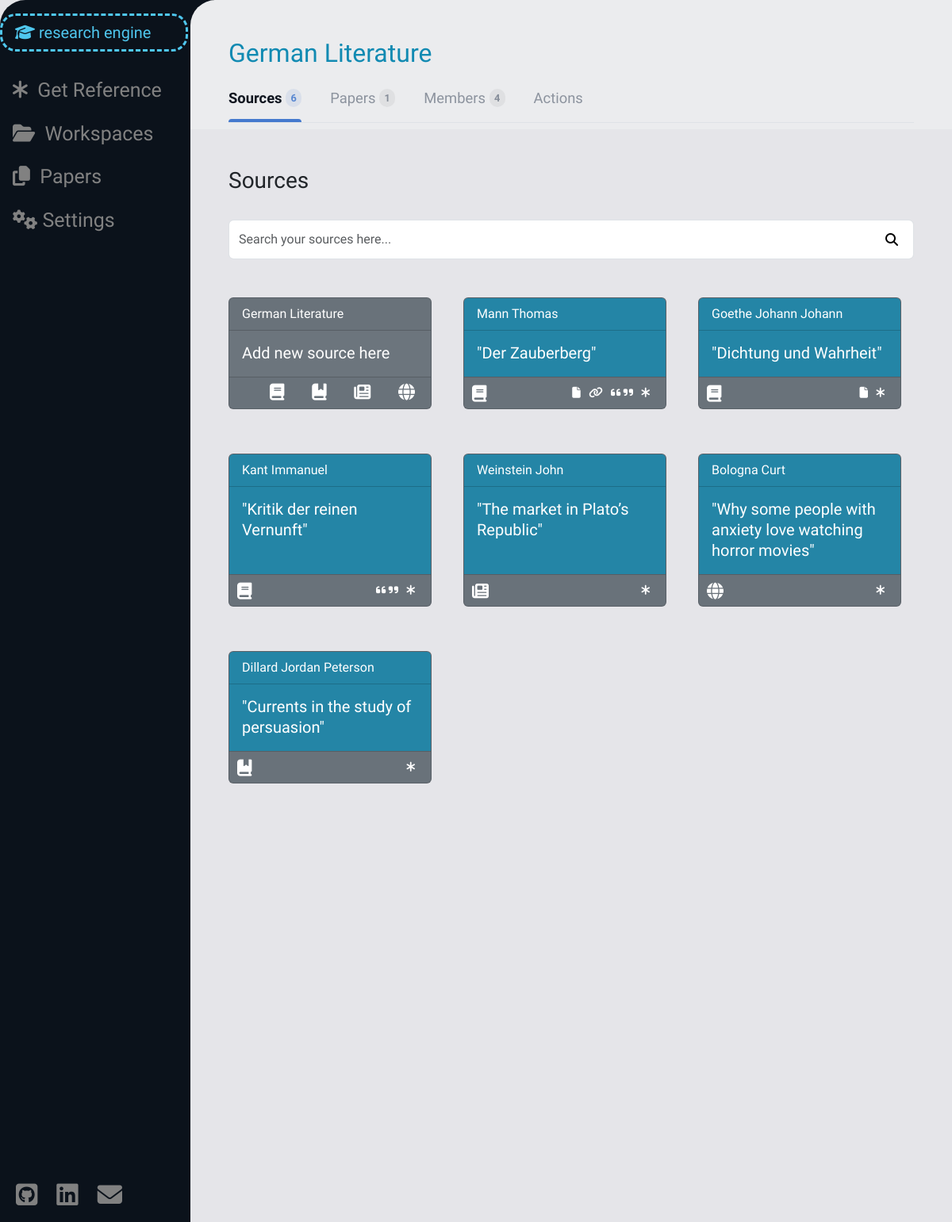
/work_space/31 (signed in), run on the app's committed database.
### work_space/models.py (models this page shows, shortened)
class WorkSpace(models.Model):
    owner = models.ForeignKey(User, on_delete=models.CASCADE, related_name="work_spaces")
    members = models.ManyToManyField(User, related_name="guest_work_spaces")
    title = models.CharField(max_length=50)
    archived = models.BooleanField(default=False)
    def __str__(self):
        return self.title
    def get_user_status(self, user: User) -> str | None:
        if user == self.owner:
            return "owner"
        elif user in self.members.all():
            return "member"
        return None

### bookshelf/models.py (models this page shows, shortened)
class Source(models.Model):
    real_type = models.ForeignKey(ContentType, editable=False, on_delete=models.CASCADE)
    work_space = models.ForeignKey(WorkSpace, on_delete=models.CASCADE, related_name="sources")
    user = models.ForeignKey(User, on_delete=models.CASCADE, related_name="sources")
    title = models.CharField(max_length=100)
    author = models.CharField(max_length=70, blank=True)
    year = models.CharField(max_length=4, blank=True)
    link = models.URLField(max_length=40, blank=True)
    has_file = models.BooleanField(default=False)
    def cast(self):
        return self.real_type.get_object_for_this_type(pk=self.pk)
    def get_file(self) -> SourceFile | None:
        try:
            return SourceFile.objects.get(source=self)
        except ObjectDoesNotExist:
            return None
    def get_type(self) -> str:
        source_type = self.cast()
        match source_type:
            case Book():
                return "book"
            case Article():
                return"article"
            case Chapter():
                return "chapter"
            case Webpage():
                return "webpage"

### work_space/views.py (the view)
# urls.py: path("work_space/<int:space_id>", views.work_space_view, name="space_view"),
@login_required
def work_space_view(request, space_id):
    space = check_work_space(space_id, request.user)
    members = space.members.all()
    sources = get_work_space_sources(space)
    space_papers = space.papers.filter(archived=False)
    work_space_data = {
        "space": space,
        "sources": sources,
        "space_papers": space_papers,
        "owner": space.owner,
        "members": members,
        "user_status": space.get_user_status(request.user),
        "number_of_members": len(members) + 1, # 1 = Owner
        "space_has_sources": bool(sources),
        "number_of_sources": len(sources),
        "number_of_papers": len(space_papers),
        "new_paper_form": NewPaperForm(),
        "book_form": BookForm(),
        "article_form": ArticleForm(),
        "chapter_form": ChapterForm(),
        "webpage_form": WebpageForm(),
        "rename_form": RenameSpaceForm().set_initial(space.title),
        "work_spaces": get_user_work_spaces(request.user),
        "papers": get_user_papers(request.user),
    }
    return render(request, "work_space.html", work_space_data)

### paper_work/forms.py (shortened to what this page needs)
class NewPaperForm(forms.Form):
    title = forms.CharField(widget=forms.TextInput(attrs={
        "type": "text",
        "id": "title-field",
        "class": CLASS_,
        "autocomplete": "off",
        "placeholder": "Paper title"})
    )

### bookshelf/forms.py
class BookForm(CommonFields):
    source_type = SourceTypes.book
    title = forms.CharField(widget=forms.TextInput(attrs={
        "type": "text",
        "id": "title-field",
        "class": CLASS_,
        "autocomplete": "off",
        "placeholder": "Book title"})
    )
    publishing_house = forms.CharField(widget=forms.TextInput(attrs={
        "type": "text",
        "id": "publishing-house-field",
        "class": CLASS_,
        "autocomplete": "off",
        "placeholder": "Publishing House"})
    )
    year = forms.IntegerField(widget=forms.NumberInput(attrs={
        "type": "number",
        "id": "book-year-field",
        "class": CLASS_,
        "autocomplete": "off",
        "placeholder": "Publishing year"})
    )

### paper_work/models.py (called while the page is built)
    def __str__(self):
        return self.title

### user_management/helpers.py (called while the page is built)
def get_user_work_spaces(user: User, archived=False) -> list:
    return list(user.work_spaces.filter(archived=archived)) + list(user.guest_work_spaces.filter(archived=archived))

def get_user_papers(user: User, archived=False):
    return user.papers.filter(archived=archived)

### user_management/models.py (called while the page is built)
    def __str__(self):
        return f"{self.first_name} {self.last_name}"

### utils/verification.py (called while the page is built)
def check_work_space(space_id: int, user: User) -> WorkSpace | Http404 | PermissionDenied:
    try:
        space = WorkSpace.objects.get(pk=space_id)
    except ObjectDoesNotExist:
        raise Http404
    else:
        if space.owner != user and user not in space.members.all():
            raise PermissionDenied
    return space

### work_space/forms.py (called while the page is built)
    def set_initial(self, space_title: str):
        self.fields["title"].initial = space_title
        return self

### work_space/view_helpers.py (called while the page is built)
def get_work_space_sources(space: WorkSpace) -> list:
    sources: list = []
    for source in space.sources.all():
        source: Source
        source_dict: dict = model_to_dict(source)
        source_dict["type"] = source.get_type()
        if source.has_file:
            source_dict["file_id"] = source.get_file().pk
        else:
            source_dict["file_id"] = None
        if source.quotes.all():
            source_dict["has_quotes"] = True
        else:
            source_dict["has_quotes"] = False
        sources.append(source_dict)
    return sources

### templates/work_space.html (shortened to what this page needs)
{% extends "layout.html" %}
{% load static %}
{% block header %}
   {{ space }}&nbsp;
{% endblock %}
{% block nav_links %}
    <nav class="nav-tabs" id="nav-tabs">
        <a onclick="show_workspace_area('sources-area');return false" href="#" type="button" class="active">
            Sources&nbsp;<span>{{ number_of_sources }}</span>
        </a>
        <a onclick="show_workspace_area('papers-area');return false" href="#" type="button">
            Papers&nbsp;<span>{{ number_of_papers }}</span>
        </a>
        <a onclick="show_workspace_area('members-area');return false" href="#" type="button">
            Members&nbsp;<span>{{ number_of_members }}</span>
        </a>
        <a onclick="show_workspace_area('actions-area');return false" href="#" type="button">
            Actions
        </a>
    </nav>
{% endblock %}
{% block body %}
    <div class="workspace-area" id="sources-area">
        <h3>Sources</h3><br>
        {% if sources %}
            <div class="sources-search">
                <i class="fa fa-search"></i>
                <input onkeyup="search_source()" id="search-box" class="form-control form-input" type="text" placeholder="Search your sources here...">
            </div>
            <br><br>
        {% endif %}
        <div id="sources-container">
            <div class="card text-bg-secondary mb-3 pointy-cursor new-source-card" data-bs-toggle="modal" data-bs-target="#new-source">
                <div class="card-header">{{ space }}</div>
                <div class="card-body">
                    <h5 class="card-title source-button">Add new source here</h5>
                </div>
                <div class="card-footer source-card-footer">
                    <small class="text-body-secondary source-incons-div">
                        <div class="source-icons">
                            <div class="source-icon">
                                <span></span>
                            </div>&nbsp;&nbsp;&nbsp;&nbsp;&nbsp;&nbsp;&nbsp;&nbsp;
                            <div class="source-icon">
                                <span></span>
                            </div>&nbsp;&nbsp;&nbsp;&nbsp;&nbsp;&nbsp;&nbsp;&nbsp;
                            <div class="source-icon">
                                <span></span>
                            </div>&nbsp;&nbsp;&nbsp;&nbsp;&nbsp;&nbsp;&nbsp;&nbsp;
                            <div class="source-icon">
                                <span></span>
                            </div>
                        </div>
                    </small>
                </div>
            </div>
            {% for source in sources %}
                <div onclick="load_and_show_source_space('{{ source.id }}')" id="source-card-{{ source.id }}" class="card text-bg-secondary mb-3 pointy-cursor source-card" data-bs-toggle="modal" data-bs-target="#source-space-modal-{{ source.id }}">
                    <div class="card-header source-author">{{ source.author }}</div>
                    <div class="card-body source-card-body">
                        <h5 class="card-title source-button source-title">"{{ source.title }}"</h5>
                    </div>
                    <div class="card-footer source-card-footer">
                        <small class="text-body-secondary">
                            <div class="source-icons">
                                <div class="source-type-icon">
                                    {% if source.type == 'book' %}
                                    <span></span>
                                    {% elif source.type == 'article' %}
                                        <span></span>
                                    {% elif source.type == 'chapter' %}
                                        <span></span>
                                    {% elif source.type == 'webpage' %}
                                        <span></span>
                                    {% endif %}
                                </div>
                                {% if source.has_file %}
                                    <div class="source-icon">
                                        <i class="fa-solid fa-file"></i>
                                    </div>&nbsp;
                                {% endif %}
                                {% if source.link %}
                                    <div class="source-icon">
                                        <i class="fa-solid fa-link"></i>
                                    </div>&nbsp;
                                {% endif %}
                                {% if source.has_quotes %}
                                    <div class="source-icon">
                                        <i class="fa-solid fa-quote-left"></i>
                                        <i class="fa-solid fa-quote-right"></i>
                                    </div>&nbsp;
                                {% endif %}
                                <div class="source-icon">
                                    <strong><i class="fa-solid fa-asterisk"></i></strong>
                                </div>
                            </div>
                        </small>
                    </div>
                </div>
            {% endfor %}
        </div>
    </div>
{% endblock %}

### templates/layout.html (shortened to what this page needs)
{% load static %}
<!DOCTYPE html>
<html lang="en">
    <head>
        <link href="https://cdn.jsdelivr.net/npm/bootstrap@5.3.2/dist/css/bootstrap.min.css" rel="stylesheet">
        <link href="{% static 'css/styles.css' %}" rel="stylesheet">
    </head>
    <body>
        <div class="sidenav">
            <div id="re">
                {% if user.is_authenticated and not invitation %}
                    <div id="re-main-button" class="pointy-cursor" onclick="openNav()">
                        <i class="fa-solid fa-graduation-cap"></i>
                        research engine
                    </div>
                {% else %}
                    <div id="re-main-button">
                        <i class="fa-solid fa-graduation-cap"></i>
                        research engine
                    </div>
                {% endif %}
            </div>
            <div id="sidenav-closed-view">
                <a class="mt-4" href="{% url 'website:lobby' %}"><i class="fa-solid fa-asterisk"></i>&nbsp;&nbsp;Get Reference</a>
                {% if user.is_authenticated %}
                    <div>
                        {% if work_spaces %}
                            <a onclick="dropdown_spaces()" class="dropbtn pointy-cursor"><i class="fa-solid fa-folder-open"></i>&nbsp;&nbsp;Workspaces</a>
                        {% endif %}
                        {% if papers %}
                            <a onclick="dropdown_papers()" class="dropbtn pointy-cursor"><i class="fa-solid fa-copy"></i>&nbsp;&nbsp;Papers</a>
                        {% endif %}
                    </div>
                    <a href="{% url 'website:account_settings' %}"><i class="fa-solid fa-gears"></i>&nbsp;Settings</a>
                {% endif %}
                <nav id="footer-menu" class="nav pb-1 ps-1">
                    <a href="https://github.com/Arseniy007" class="color-black"><i class="fa-brands fa-square-github fa-lg"></i></a>
                    <a href="https://www.linkedin.com/in/arseniy-shapiro-162932289" class="color-black"><i class="fa-brands fa-linkedin fa-lg"></i></a>
                    <a id="email-link" class="color-black pointy-cursor" data-bs-toggle="popover" data-bs-title="Contact me :)" data-bs-content="arseniy.shapiro@gmail.com" data-html="true"><i class="fa-solid fa-envelope fa-lg"></i></a>
                </nav>
            </div>
        </div>
        <main>
            {% block headless %}
                <header id="header">
                    <h2 id="header-text">{% block header %}{% endblock %}</h2>
                    {% block nav_links %}{% endblock %}
                </header>
                <div id="content">
                    <div>
                        {% block body %}{% endblock %}
                    </div>
                </div>
            {% endblock %}
        </main>
    </body>
</html>

### static/css/styles.css (style rules this page uses)
html, body { background-color: #e5e5e9; overscroll-behavior-y: none; margin: 0; height: 100%; }
main { margin-left: 240px; border-top-left-radius: 2rem; font-family: 'Special Elite', serif; overflow: hidden; position: relative; height: 100%; overflow-y: scroll; }
#content { background-color: #e5e5e9; padding: 3rem; overflow: hidden; display: table; height: 100%; }
.sidenav { height: 100%; width: 270px; position: fixed; top: 0; left: 0; border-top-left-radius: 2rem; background: #0b121b; overflow-x: hidden; transition: 0.5s; padding-top: 15px; border-right: solid; }
.sidenav a { padding: 6px 8px 6px 16px; margin-bottom: 5px; text-decoration: none; font-size: 25px; color: #818181; display: block; transition: 0.3s; font-family: 'Special Elite', serif; }
#re { margin-top: 2px; margin-bottom: 15px; }
#re-main-button { padding: 6px 8px 6px 16px; text-decoration: none; font-size: 20px; font-family: 'Special Elite', serif; color: #4fc7ee; display: block; border-style: dashed; margin-right: 30px; border-radius: 20px; }
#footer-menu { position: absolute; bottom: 0; }
header { padding: 3rem 3rem 0.5rem 3rem; background-color: #ebecee !important; }
.nav-tabs a, .nav-link { margin-right: 2rem; display: inline-block; padding: 1rem 0 1rem 0; font-size: 1.15rem; color: #8c939e; position: relative; }
.nav-tabs a.active { color: #101620; font-weight: 600; }
.nav-tabs a.active span { background: #d9dfea; color: #5887d1; }
.nav-tabs a.active::after { content: ""; position: absolute; bottom: 0; left: 0; width: 100%; height: 4px; background: #457ace; border-top-right-radius: 10px; border-top-left-radius: 10px; }
.nav-tabs a span { border-radius: 10px; font-size: 0.8rem; padding: 0.25rem 0.4rem; font-weight: 600; vertical-align: middle; position: relative; top: -2px; background: #dfe0e2; color: #868d99; }
.pointy-cursor { cursor: pointer; }
#sources-container { display: flex; flex-direction: row; flex-wrap: wrap; column-gap: 40px; row-gap: 40px; }
.sources-search { position: relative; }
.fa-search { position: absolute; top: 17px; right: 20px; color: #000000; }
#search-box { height: 50px; }
.source-card, .new-source-card { width: 300px; max-width: 16rem; }
.source-card-footer { margin-top: auto; padding: 1rem 1.25rem; display: flex; align-items: center; justify-content: flex-end; gap: 20px; height: 40px; }
.source-author, .source-card-body { background-color: #118ab2c9 !important; }
.source-type-icon { position: absolute; left: 10px; margin-top: 2px; color: white; }
.source-icon, .source-button { display: inline; color: white; }
a:link { text-decoration: none; }
.light-blue, #header-text, #form-header { color: #118ab2; }
.color-black { color: black; }

### data on the page
WorkSpace: title "German Literature"
Source: author "Mann Thomas", title "Der Zauberberg"
Source: author "Goethe Johann Johann", title "Dichtung und Wahrheit"
Source: author "Kant Immanuel", title "Kritik der reinen Vernunft"
Source: author "Weinstein John", title "The market in Plato’s Republic"
Source: author "Bologna Curt", title "Why some people with anxiety love watching horror movies"
Source: author "Dillard Jordan Peterson", title "Currents in the study of persuasion"

### other printed values
{{ number_of_sources }} "6"
{{ number_of_papers }} "1"
{{ number_of_members }} "4"
